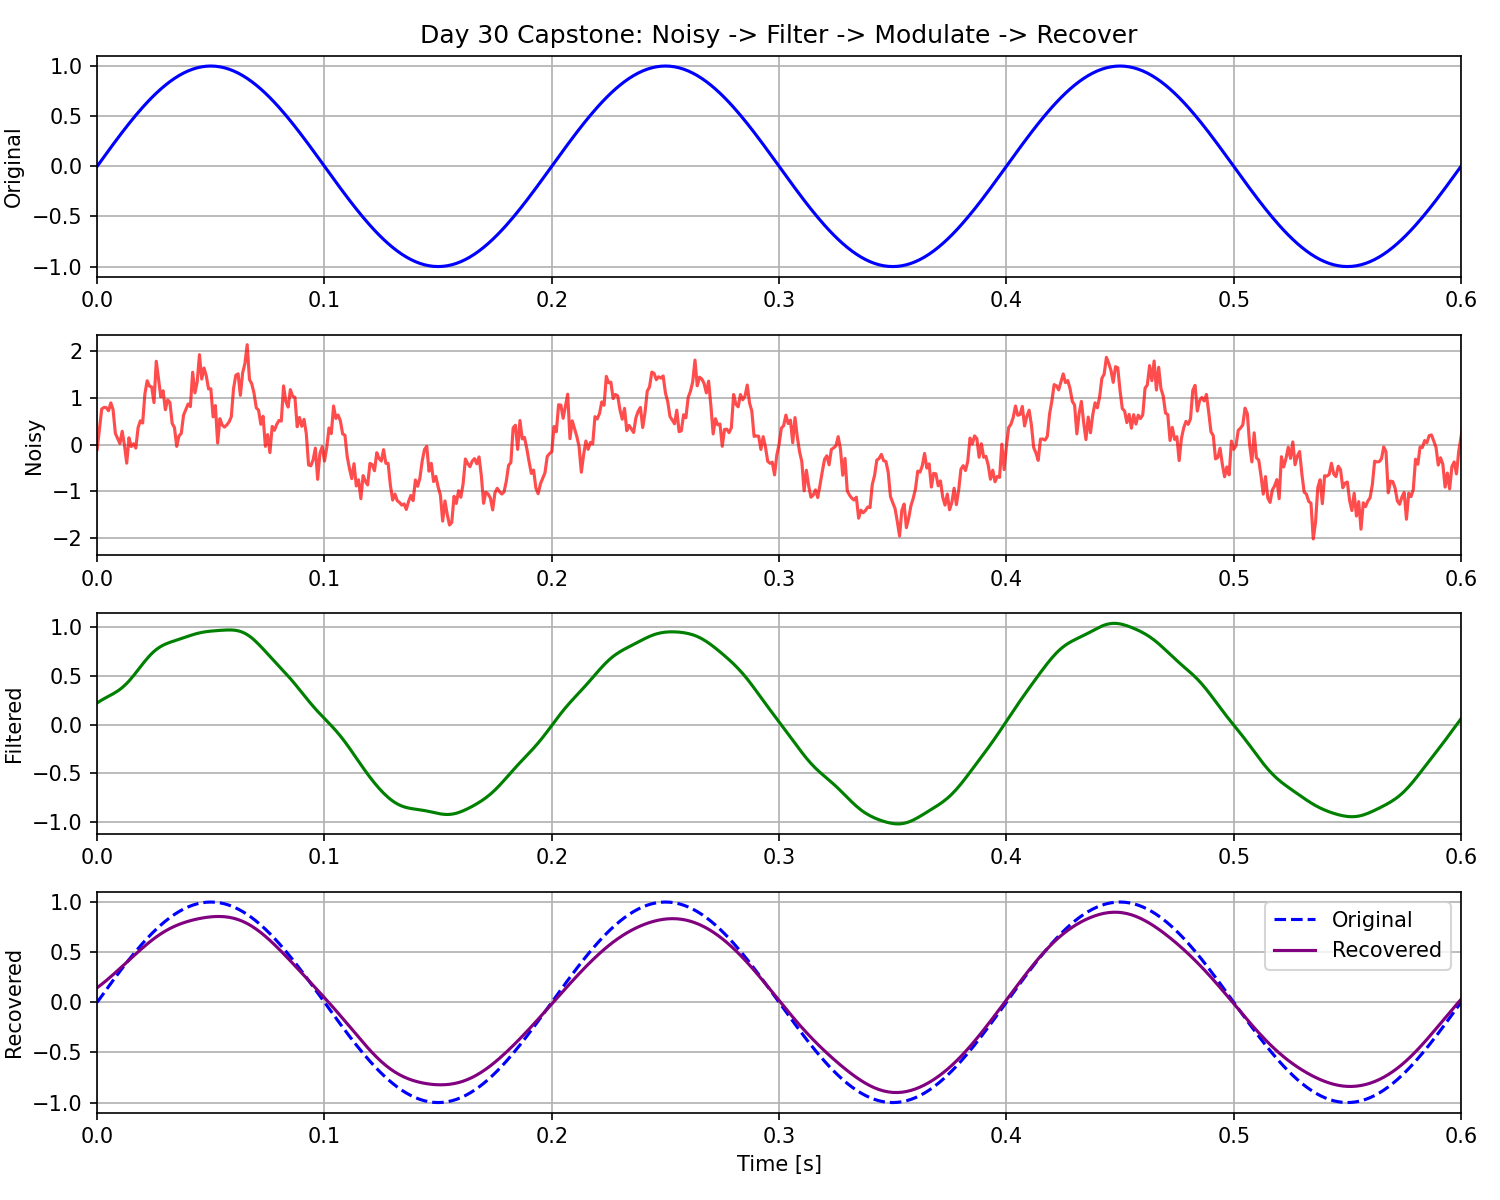

Recreate this plot in Python.
# Day 30  #Grand Finale Final Capstone
# Noisy Signal -> Filter -> Modulate -> Recover

import numpy as np
import matplotlib.pyplot as plt
from scipy.signal import firwin, lfilter, hilbert

fs = 1000
t = np.arange(0, 1.0, 1/fs)

# Original Signal
msg = np.sin(2 * np.pi * 5 * t)

# Add Noise
noisy = msg + 0.6 * np.sin(2 * np.pi * 50 * t) + 0.2 * np.random.randn(len(t))

# Filter With FIR
fir = firwin(51, 20, fs=fs, window='hamming')
filtered = lfilter(fir, 1.0, noisy)
delay = 25
filtered = np.roll(filtered, -delay)
filtered[-delay:] = filtered[-delay-1]

# Amplitude Modulation
fc = 100
carrier = np.cos(2 * np.pi * fc * t)
modulated = (1 + 0.8 * filtered) * carrier

# Demodulation And Recovery
envelope = np.abs(hilbert(modulated))
recovered = envelope - np.mean(envelope)
recovered = lfilter(fir, 1.0, recovered)
recovered = np.roll(recovered, -delay)
recovered[-delay:] = recovered[-delay-1]
recovered = recovered / np.max(np.abs(recovered)) * 0.9

print("Done")

# Plot
plt.figure(figsize=(10, 8))

plt.subplot(4, 1, 1)
plt.plot(t, msg, color='blue')
plt.title('Day 30 Capstone: Noisy -> Filter -> Modulate -> Recover')
plt.ylabel('Original')
plt.grid(True)
plt.xlim(0, 0.6)

plt.subplot(4, 1, 2)
plt.plot(t, noisy, color='red', alpha=0.7)
plt.ylabel('Noisy')
plt.grid(True)
plt.xlim(0, 0.6)

plt.subplot(4, 1, 3)
plt.plot(t, filtered, color='green')
plt.ylabel('Filtered')
plt.grid(True)
plt.xlim(0, 0.6)

plt.subplot(4, 1, 4)
plt.plot(t, msg, color='blue', linestyle='--', label='Original')
plt.plot(t, recovered, color='purple', label='Recovered')
plt.ylabel('Recovered')
plt.xlabel('Time [s]')
plt.legend()
plt.grid(True)
plt.xlim(0, 0.6)

plt.tight_layout()
plt.savefig('Day30_Final_Capstone.png', dpi=150)
plt.show()
